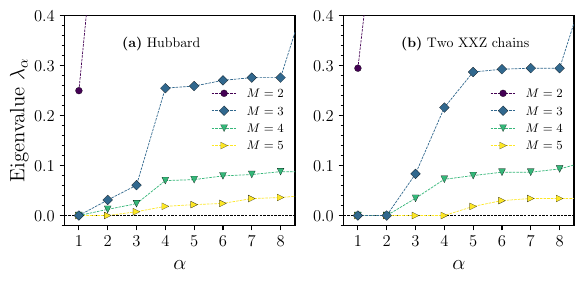

Write the Python code that produced this figure.
import matplotlib.pyplot as plt
import numpy as np
import matplotlib as mpl
from matplotlib.lines import Line2D
import matplotlib.ticker as ticker

filename_spin_op = (
    lambda M, d, U : f"../data/spin_ladder/eigenvalues_spin_ladder_M_{M}_J_1.0_d_{d}_U_{U}_T_imag_P_even_Sz_cons_true_spin_op_basis.txt"
)


def latex_plot(scale=1, fontsize=12):
    """Changes the size of a figure and fonts for the publication-quality plots."""
    fig_width_pt = 246.0
    inches_per_pt = 1.0 / 72.27
    golden_mean = (np.sqrt(5.0) - 1.0) / 2.0
    fig_width = fig_width_pt * inches_per_pt * scale
    fig_height = fig_width * golden_mean
    fig_size = [fig_width, fig_height]
    eps_with_latex = {
        "pgf.texsystem": "pdflatex",
        "text.usetex": True,
        "font.family": "serif",
        "font.serif": [],
        "font.sans-serif": [],
        "font.monospace": [],
        "axes.labelsize": fontsize,
        "font.size": fontsize,
        "legend.fontsize": fontsize,
        "xtick.labelsize": 12,
        "ytick.labelsize": 12,
        "figure.figsize": fig_size,
    }
    mpl.rcParams.update(eps_with_latex)


latex_plot(scale=1, fontsize=12)
legend_fontsize = 9
label_fontsize = 15
text_fontsize = 10
tick_fontsize = 14

fig, axs = plt.subplots(1, 2, figsize=(6, 3))

# Two XXZ chains
M_spin_op = [2,3,4,5]
colors = plt.cm.viridis(np.linspace(0, 1, len(M_spin_op)))
markers = ["o", "D", "v", ">", "d"]

for i, M in enumerate(M_spin_op):

    data = np.loadtxt(filename_spin_op(M, "0.0", "0.3"))
    idx = np.arange(len(data)) + 1
    axs[0].plot(
        idx,
        data,
        label=fr"$M={{{M}}}$",
        linewidth=0.5,
        marker=markers[i],
        markersize=5,
        color=colors[i],
        linestyle="--",
        markeredgecolor="black",
        markeredgewidth=0.1,
        zorder = 100 - i,
    )


axs[0].set_ylabel(r"Eigenvalue $\lambda_{\alpha}$", fontsize=label_fontsize)
axs[0].set_xlim(0.5, 8.5)
axs[0].set_ylim(-0.02, 0.4)
axs[0].axhline(0, color="black", linewidth=0.5, linestyle="--")
axs[0].set_xlabel(r"$\alpha$", fontsize=label_fontsize)
axs[0].text(
    0.25,
    0.85,
    r"\textbf{(a)} Hubbard",
    fontsize=text_fontsize,
    ha="left",
    transform=axs[0].transAxes,
)
# axs[1].legend(loc="upper left", fontsize=legend_fontsize, frameon=False, ncol=2)
axs[0].set_xticks(
    [1, 2, 3, 4, 5, 6, 7, 8],
    [r"$1$", r"$2$", r"$3$", r"$4$", r"$5$", r"$6$", r"$7$", r"$8$"],
)
axs[0].yaxis.set_minor_locator(ticker.AutoMinorLocator())
axs[0].tick_params(axis="y", which="minor", length=2, color="black")

axs[0].legend(
    loc="best",
    fontsize=legend_fontsize,
    frameon=False,
    ncol=1,
)


# Two XXZ chains
M_spin_op = [2,3,4,5]
colors = plt.cm.viridis(np.linspace(0, 1, len(M_spin_op)))
markers = ["o", "D", "v", ">", "d"]

for i, M in enumerate(M_spin_op):

    data = np.loadtxt(filename_spin_op(M, "0.3", "0.0"))
    idx = np.arange(len(data)) + 1
    axs[1].plot(
        idx,
        data,
        label=fr"$M={{{M}}}$",
        linewidth=0.5,
        marker=markers[i],
        markersize=5,
        color=colors[i],
        linestyle="--",
        markeredgecolor="black",
        markeredgewidth=0.1,
        zorder = 100 - i,
    )


axs[1].set_xlim(0.5, 8.5)
axs[1].set_ylim(-0.02, 0.4)
axs[1].axhline(0, color="black", linewidth=0.5, linestyle="--")
axs[1].set_xlabel(r"$\alpha$", fontsize=label_fontsize)
axs[1].text(
    0.25,
    0.85,
    r"\textbf{(b)} Two XXZ chains",
    fontsize=text_fontsize,
    ha="left",
    transform=axs[1].transAxes,
)
# axs[1].legend(loc="upper left", fontsize=legend_fontsize, frameon=False, ncol=2)
axs[1].set_xticks(
    [1, 2, 3, 4, 5, 6, 7, 8],
    [r"$1$", r"$2$", r"$3$", r"$4$", r"$5$", r"$6$", r"$7$", r"$8$"],
)
axs[1].yaxis.set_minor_locator(ticker.AutoMinorLocator())
axs[1].tick_params(axis="y", which="minor", length=2, color="black")

axs[1].legend(
    loc="best",
    fontsize=legend_fontsize,
    frameon=False,
    ncol=1,
)


plt.tight_layout()
plt.savefig("figC1.pdf", bbox_inches="tight")
